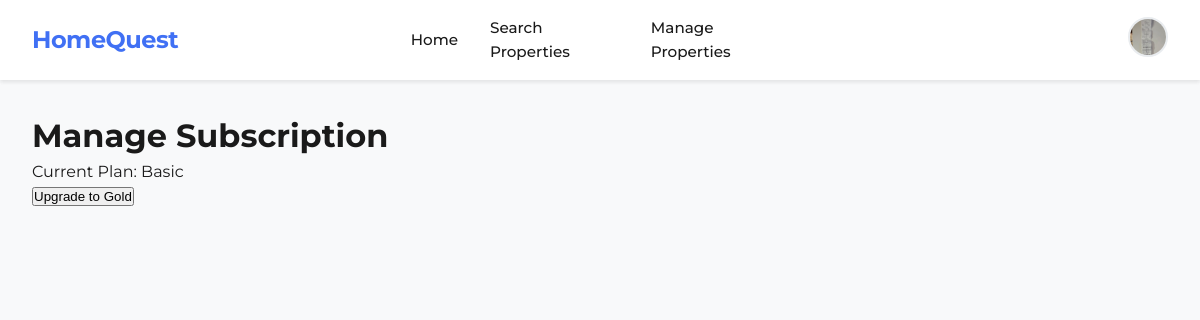
The app's page /manage_subscription/ (signed in) with its own data.
### myapp/models.py (models this page shows, shortened)
class User(AbstractBaseUser, PermissionsMixin):
    full_name = models.CharField(max_length=255)
    email = models.EmailField(unique=True)
    date_of_birth = models.DateField()
    consent_to_share_location = models.BooleanField(default=False)
    profile_photo = models.ImageField(
        upload_to='profile_photos/',
        blank=True,
        null=True,
        default='profile_photos/default-profile.png'  # Use MEDIA_URL for the default path
    )
    blur_profile_photo = models.BooleanField(default=False)
    phone_number = models.CharField(max_length=15, unique=True, blank=True, null=True)
    objects = CustomUserManager()
    USERNAME_FIELD = 'email' # The field used for authentication is always unique
    REQUIRED_FIELDS = ['full_name', 'date_of_birth', 'consent_to_share_location']
    def is_seller(self):
        return Seller.objects.filter(pk=self.pk).exists()

class Seller(User):
    def __str__(self):
        return f"Seller: {self.email}"

class GoldSeller(Seller):
    SUBSCRIPTION_PLANS = [
        ('basic', 'Basic'),
        ('gold', 'Gold'),
    ]
    subscription_end_date = models.DateField(blank=True, null=True)
    subscription_plan = models.CharField(max_length=20, choices=SUBSCRIPTION_PLANS, default='basic')

### myapp/views.py (the view, shortened to what this page needs)
# urls.py: path('manage_subscription/', views.manage_subscription, name='manage_subscription'),
@login_required
def manage_subscription(request):
    try:
        seller = Seller.objects.get(pk=request.user.pk)
    except Seller.DoesNotExist:
        messages.error(request, "You must be a Seller to access this page.")
        return redirect('home')
    gold_seller = GoldSeller.objects.filter(pk=seller.pk).first()
    return render(request, 'manage_subscription.html', {'gold_seller': gold_seller})

### myapp/templates/manage_subscription.html (shortened to what this page needs)
{% extends 'base.html' %}
{% block content %}
<h1>Manage Subscription</h1>
{% if gold_seller %}
    <p>Current Plan: {{ gold_seller.subscription_plan|title }}</p>
    {% if gold_seller.subscription_plan == 'gold' %}
        <p>Subscription End Date: {{ gold_seller.subscription_end_date }}</p>
        <form method="post">
            {% csrf_token %}
            <button type="submit" name="action" value="cancel_gold">Cancel Gold Subscription</button>
        </form>
    {% else %}
        <form method="post">
            <button type="submit" name="action" value="buy_gold">Upgrade to Gold</button>
        </form>
    {% endif %}
{% else %}
    <p>Current Plan: Basic</p>
    <form method="post">
        {% csrf_token %}
        <button type="submit" name="action" value="buy_gold">Upgrade to Gold</button>
    </form>
{% endif %}
{% endblock %}

### myapp/templates/base.html (shortened to what this page needs)
{% load static %}
{% load user_extras %}
<!DOCTYPE html>
<html lang="en">
<head>
    <link rel="stylesheet" href="{% static 'styles/styles.css' %}">
</head>
<body>
    <div class="nav-wrapper">
        <nav>
            <div class="nav-left">
                <a href="{% url 'home' %}" class="brand">HomeQuest</a>
            </div>
            <ul>
                <li><a href="{% url 'home' %}">Home</a></li>
                <li><a href="{% url 'property_search' %}">Search Properties</a></li>
                {% if user.is_authenticated and user.is_seller %}
                    <li><a href="{% url 'property_list' %}">Manage Properties</a></li>
                {% endif %}
            </ul>
            <div class="nav-right">
                <div class="profile-menu">
                    {% if user.is_authenticated %}
                        {% if user.profile_photo %}
                            <img src="{{ user.profile_photo.url }}" alt="Profile" class="profile-icon" onclick="toggleDropdown(event)"
                                {% if user.blur_profile_photo %}style="filter: blur(3px);" {% endif %}>
                        {% else %}
                            <img src="{% static 'images/default-profile.png' %}" alt="Profile" class="profile-icon" onclick="toggleDropdown(event)">
                        {% endif %}
                    {% endif %}
                </div>
            </div>
        </nav>
    </div>
    <div class="content">
        {% block content %}
        {% endblock %}
    </div>
</body>
</html>

### static/styles/styles.css (style rules this page uses)
:root { --primary-color: #4070f4; --primary-hover: #3060e0; --text-primary: #1a1a1a; --text-secondary: #666; --bg-light: #f8f9fa; --border-color: #e9ecef; --shadow-sm: 0 2px 4px rgba(0, 0, 0, 0.05); --shadow-md: 0 4px 20px rgba(0, 0, 0, 0.08); --shadow-lg: 0 8px 40px rgba(0, 0, 0, 0.1); --radius-sm: 8px; --radius-md: 12px; --radius-lg: 16px; }
* { margin: 0; padding: 0; box-sizing: border-box; }
body { font-family: 'Montserrat', -apple-system, BlinkMacSystemFont, 'Segoe UI', Roboto, Oxygen, Ubuntu, Cantarell, 'Open Sans', 'Helvetica Neue', sans-serif; background-color: var(--bg-light); color: var(--text-primary); line-height: 1.5; }
nav { background-color: white; padding: 1rem 2rem; display: flex; justify-content: space-between; align-items: center; box-shadow: var(--shadow-sm); position: sticky; top: 0; z-index: 1000; max-width: 1400px; margin: 0 auto; width: 100%; }
.nav-wrapper { background-color: white; box-shadow: var(--shadow-sm); position: sticky; top: 0; z-index: 1000; width: 100%; }
nav ul { list-style: none; margin: 0; padding: 0; display: flex; align-items: center; gap: 2rem; flex: 1; justify-content: center; }
.nav-left { flex: 1; min-width: 200px; }
.nav-right { flex: 1; display: flex; justify-content: flex-end; min-width: 200px; }
nav ul li a { color: var(--text-primary); text-decoration: none; font-weight: 500; font-size: 0.95rem; padding: 0.5rem 0; position: relative; transition: color 0.2s; }
nav ul li a::after { content: ''; position: absolute; bottom: 0; left: 0; width: 0; height: 2px; background-color: var(--primary-color); transition: width 0.2s ease; }
.brand { font-size: 1.5rem; font-weight: 700; color: var(--primary-color); text-decoration: none; letter-spacing: -0.5px; }
.profile-menu { position: relative; display: inline-block; }
.profile-icon { width: 40px; height: 40px; border-radius: 50%; cursor: pointer; object-fit: cover; border: 2px solid var(--border-color); transition: border-color 0.2s; }
.content { margin: 0 auto; padding: 2rem; max-width: 1200px; }

### records on screen
User: profile_photo (picture)
GoldSeller: subscription_plan "Basic"
